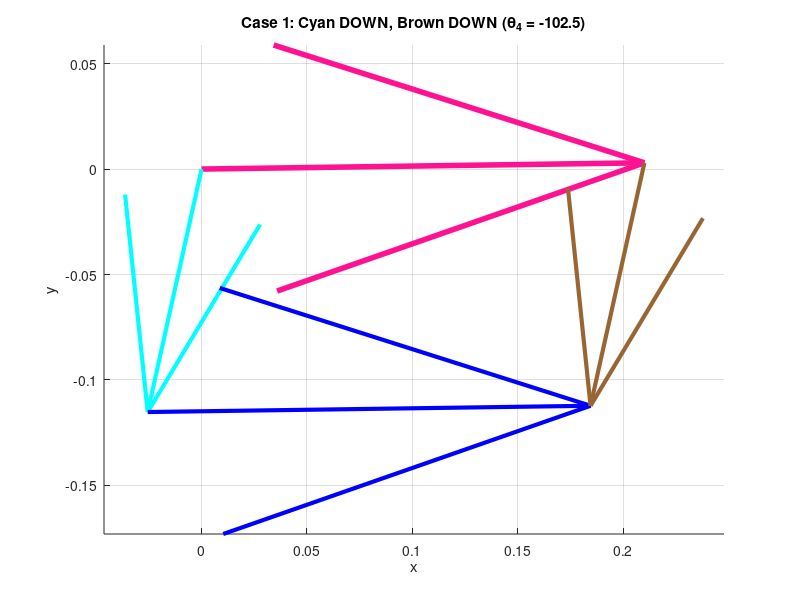
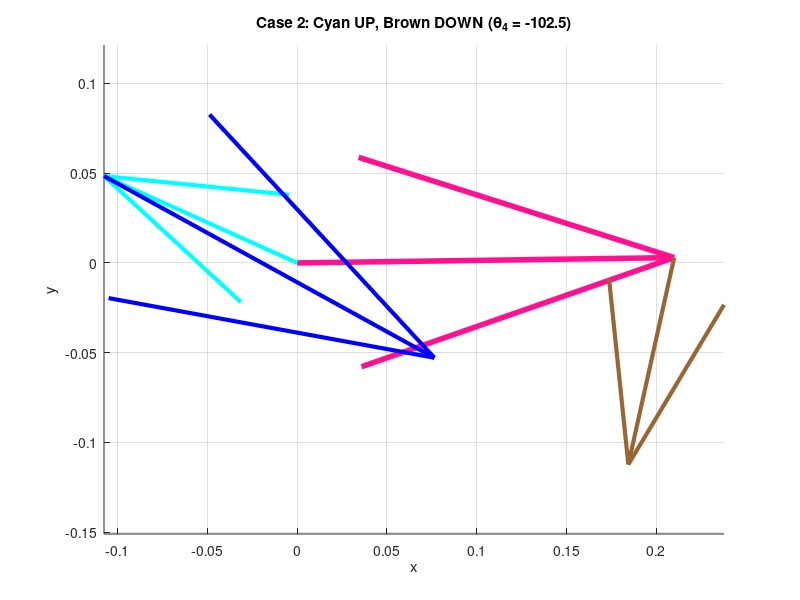

Source code (MATLAB) for these figures, in order:
clear all
close all
clc

% ==========================================
% 1. PARAMETERS & INPUT
% ==========================================
L1 = 0.210; % Ground (Pink)
L2 = 0.118; % Crank (Cyan) - Link 2
L3 = 0.210; % Coupler (Blue) - Link 3
L4 = 0.118; % Rocker (Brown) - Link 4

d = L1;
a = L2;
b = L3;
c = L4;

% Ground Offset
theta1_deg = 0.81;
theta1 = deg2rad(theta1_deg);

% --- INPUT: Link 4 (Brown) ---
% กำหนดให้ Brown อยู่ "ล่าง" (ตามที่คุณต้องการ)
q4_global_deg = -102.5; 
q4 = deg2rad(q4_global_deg) - theta1; % Local Angle

% ==========================================
% 2. FIND THETA 2 (Inverse Kinematics)
% ==========================================
% K Constants (Swapped 'a' and 'c' because q4 is input)
K1_inv = d/c; 
K2_inv = d/a; 
K3_inv = (c^2 - b^2 + a^2 + d^2)/(2*c*a); 

% Coefficients A, B, C
A = cos(q4) - K1_inv - K2_inv*cos(q4) + K3_inv;
B = -2*sin(q4);
C = K1_inv - (K2_inv + 1)*cos(q4) + K3_inv;

disc = B^2 - 4*A*C;

% คำนวณ 2 คำตอบของ q2
% Sol 1: ปกติจะเป็น Open/Parallel
q2_sol_A = 2*atan((-B - sqrt(disc))/(2*A));
% Sol 2: ปกติจะเป็น Crossed
q2_sol_B = 2*atan((-B + sqrt(disc))/(2*A));

% ==========================================
% 3. SORTING CASES (แยก Case บน/ล่าง)
% ==========================================
% เช็คว่าคำตอบไหนทำให้ Link 2 (สีฟ้า) ชี้ขึ้น หรือ ชี้ลง
y_check_A = a * sin(q2_sol_A);
y_check_B = a * sin(q2_sol_B);

if y_check_A > y_check_B
    % ถ้า A อยู่สูงกว่า -> A คือ Case Up
    q2_case_up   = q2_sol_A;
    q2_case_down = q2_sol_B;
else
    % ถ้า B อยู่สูงกว่า -> B คือ Case Up
    q2_case_up   = q2_sol_B;
    q2_case_down = q2_sol_A;
end

% ==========================================
% 4. FIND THETA 3 (Vector Method - ชัวร์ที่สุด)
% ==========================================
% หลักการ: วงรอบ R2 + R3 = R1 + R4
% ดังนั้น R3 = R1 + R4 - R2
% เราจะใช้ atan2 หาดมุมของ Vector R3 โดยตรง

% --- คำนวณ Case 1: Cyan DOWN (สีฟ้าลง) ---
Vec_Ground = d;
Vec_Brown  = c * exp(j*q4);
Vec_Cyan_D = a * exp(j*q2_case_down);

Vec_Blue_D = Vec_Ground + Vec_Brown - Vec_Cyan_D; % Vector ของ Link 3
q3_case_down = angle(Vec_Blue_D); % ดึงค่ามุมออกมาเลย (วิธีนี้ปิดลูปแน่นอน)

% --- คำนวณ Case 2: Cyan UP (สีฟ้าขึ้น) ---
Vec_Cyan_U = a * exp(j*q2_case_up);

Vec_Blue_U = Vec_Ground + Vec_Brown - Vec_Cyan_U; % Vector ของ Link 3
q3_case_up = angle(Vec_Blue_U);   % ดึงค่ามุมออกมาเลย


% แปลงเป็น Global Degrees
q2_glob_down = rad2deg(q2_case_down + theta1);
q3_glob_down = rad2deg(q3_case_down + theta1);

q2_glob_up   = rad2deg(q2_case_up + theta1);
q3_glob_up   = rad2deg(q3_case_up + theta1);


% ==========================================
% 5. PLOTTING
% ==========================================
color_Pink = [1, 0.07, 0.57];
color_Cyan = [0, 1, 1];
color_Blue = [0, 0, 1];
color_Brown = [0.6, 0.4, 0.2];

RO4O2 = d*exp(j*theta1); 
O4x = real(RO4O2); O4y = imag(RO4O2);

% --- สร้าง Vector สำหรับ Plot ---
% Case Down
RA_D = a*exp(j*(q2_case_down + theta1));
RBA_D = b*exp(j*(q3_case_down + theta1));
RBO4_D = c*exp(j*(q4 + theta1));

Ax_D = real(RA_D); Ay_D = imag(RA_D);
Bx_D = real(RA_D + RBA_D); By_D = imag(RA_D + RBA_D);
O4B_D_x = real(RBO4_D); O4B_D_y = imag(RBO4_D);

% Case Up
RA_U = a*exp(j*(q2_case_up + theta1));
RBA_U = b*exp(j*(q3_case_up + theta1));
RBO4_U = c*exp(j*(q4 + theta1));

Ax_U = real(RA_U); Ay_U = imag(RA_U);
Bx_U = real(RA_U + RBA_U); By_U = imag(RA_U + RBA_U);
O4B_U_x = real(RBO4_U); O4B_U_y = imag(RBO4_U);


% --- FIGURE 1: Cyan DOWN (Brown Down) ---
figure(1); hold on;
% Ground
quiver(0, 0, O4x, O4y, 0, 'Color', color_Pink, 'LineWidth', 4, 'MaxHeadSize', 0.5);
% Link 2 (Cyan)
quiver(0, 0, Ax_D, Ay_D, 0, 'Color', color_Cyan, 'LineWidth', 3, 'MaxHeadSize', 0.5);
% Link 3 (Blue) - ต่อจาก A ไป B
quiver(Ax_D, Ay_D, Bx_D-Ax_D, By_D-Ay_D, 0, 'Color', color_Blue, 'LineWidth', 3, 'MaxHeadSize', 0.5);
% Link 4 (Brown) - ต่อจาก O4 ไป B
quiver(O4x, O4y, O4B_D_x, O4B_D_y, 0, 'Color', color_Brown, 'LineWidth', 3, 'MaxHeadSize', 0.5);
axis equal; grid on;
title(['Case 1: Cyan DOWN, Brown DOWN (\theta_4 = ' num2str(q4_global_deg) ')']);
xlabel('x'); ylabel('y');


% --- FIGURE 2: Cyan UP (Brown Down) ---
figure(2); hold on;
% Ground
quiver(0, 0, O4x, O4y, 0, 'Color', color_Pink, 'LineWidth', 4, 'MaxHeadSize', 0.5);
% Link 2 (Cyan) - อันนี้คืออันที่อยู่บน
quiver(0, 0, Ax_U, Ay_U, 0, 'Color', color_Cyan, 'LineWidth', 3, 'MaxHeadSize', 0.5);
% Link 3 (Blue) - ต่อจาก A ไป B
quiver(Ax_U, Ay_U, Bx_U-Ax_U, By_U-Ay_U, 0, 'Color', color_Blue, 'LineWidth', 3, 'MaxHeadSize', 0.5);
% Link 4 (Brown) - ต่อจาก O4 ไป B
quiver(O4x, O4y, O4B_U_x, O4B_U_y, 0, 'Color', color_Brown, 'LineWidth', 3, 'MaxHeadSize', 0.5);
axis equal; grid on;
title(['Case 2: Cyan UP, Brown DOWN (\theta_4 = ' num2str(q4_global_deg) ')']);
xlabel('x'); ylabel('y');

% Display Results
fprintf('--- Results ---\n');
fprintf('Case 1 (Down): Theta 2 = %.4f deg, Theta 3 = %.4f deg\n', q2_glob_down, q3_glob_down);
fprintf('Case 2 (Up)  : Theta 2 = %.4f deg, Theta 3 = %.4f deg\n', q2_glob_up, q3_glob_up);
